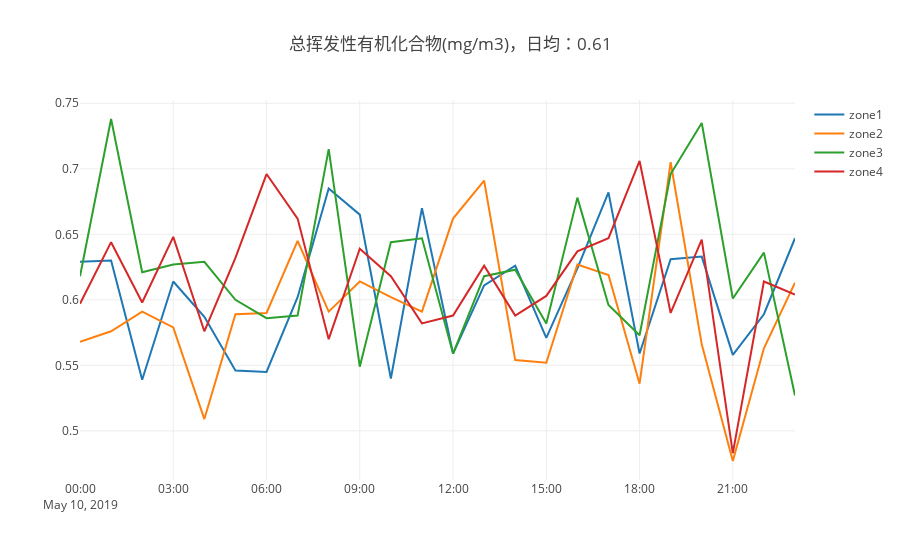

Notebook cell for this chart:
### Code cell
df = IEQ[['TVOC']].groupby(IEQ['zoneID']).resample('H').mean()
day_mean = IEQ['TVOC'].mean()
trace1 = go.Scatter(
    x = df.loc['zone1',:].index,
    y = df.loc['zone1','TVOC'],
    mode = 'lines',
    name = 'zone1'
)
trace2 = go.Scatter(
    x = df.loc['zone2',:].index,
    y = df.loc['zone2','TVOC'],
    mode = 'lines',
    name = 'zone2'
)
trace3 = go.Scatter(
    x = df.loc['zone3',:].index,
    y = df.loc['zone3','TVOC'],
    mode = 'lines',
    name = 'zone3'
)
trace4 = go.Scatter(
   x = df.loc['zone4',:].index,
    y = df.loc['zone4','TVOC'],
    mode = 'lines',
    name = 'zone4'
)
data = [trace1, trace2, trace3, trace4]
layout = go.Layout(
    title='总挥发性有机化合物(mg/m3)，日均：'+str(round(day_mean,2))
)

fig1 = go.Figure(data=data, layout=layout)
plotly.offline.iplot(fig1)
